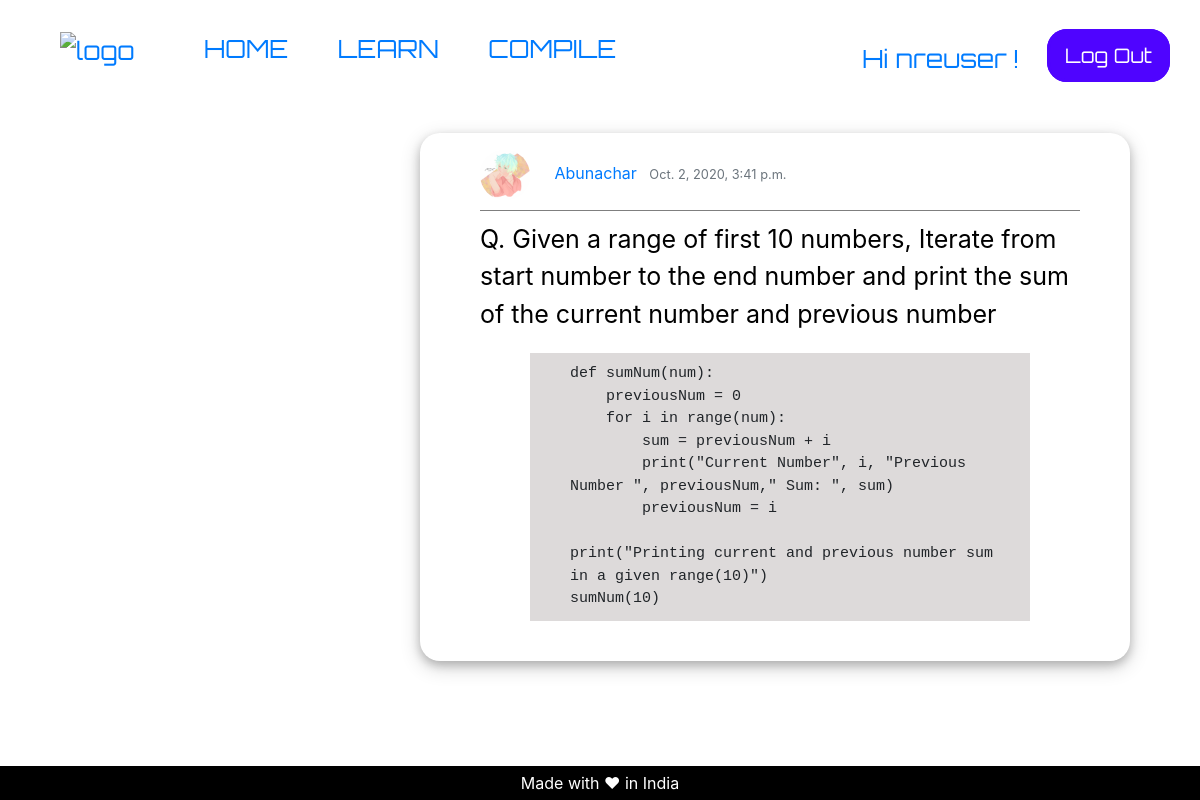
The app's page /beginner/5/ (signed in) with its own data.
### pages/models.py (models this page shows, shortened)
class BegPost(models.Model):
    title = models.CharField(max_length=200)
    author = models.ForeignKey(
        'auth.User',
        on_delete=models.CASCADE,
    )
    date_posted = models.DateTimeField(default=timezone.now)
    solution = models.TextField()

class Profile(models.Model):
    user = models.OneToOneField(User, on_delete=models.CASCADE)
    images = models.ImageField(
        default="default.png", upload_to='profile_pics')

### pages/views.py (the view)
class BeginnerDetailView(LoginRequiredMixin, DetailView):
    model = BegPost
    template_name = 'beg-post-Detail.html'

### templates/beg-post-Detail.html (shortened to what this page needs)
{% extends 'post-Base.html' %}
{% load static %}
{% block Post-content %}
<article class="media content-section shad">
  <div class="media-body">
    <div class="article-metadata under-line">
      <img src="{{ object.author.profile.images.url }}" alt="UserProfile" class="rounded-circle article-img">
      <a class="mr-2" href="#">{{ object.author }}</a>
      <small class="text-muted"> {{ object.date_posted }}</small>
    </div>
    <p class="art-underline article-title">Q. {{ object.title }}</p>
    <pre class="article-content">{{ object.solution }}</pre>
  </div>
</article>
{% endblock Post-content %}

### templates/base.html (shortened to what this page needs)
{% load static %}
<!DOCTYPE html>
<html>
<head>
	<link href="{% static 'css/base.css' %}" rel="stylesheet">
	<link rel="stylesheet" href="https://maxcdn.bootstrapcdn.com/bootstrap/4.0.0/css/bootstrap.min.css">
	{% block headcontent %}
	{% endblock headcontent %}
</head>
<body>
	<div clas="container">
		<div class="nav">
			<div class="nav-left">
				<a href="{% url 'home' %}"><img src="{% static 'images/newlogo.jpg' %}" alt="logo" style="width:70px; height:55px;"></a>
				<a href="{% url 'home' %}">HOME</a>
				<a href="{% url 'learn' %}">LEARN</a>
				<a href="{% url 'compile' %}">COMPILE</a>
			</div>
			<div class="nav-right">
				{% if user.is_authenticated %}
				<div class="userLogin">
					<a href="{% url 'profile' %}">
						Hi {{ user.username }} !
					</a>
				</div>
				<div class="signupBut">
					<a href="{% url 'logout' %}">Log Out</a>
				</div>
				{% endif %}
			</div>
		</div>
		{% block content %}
		{% endblock content %}
	</div>
	<div class="site-footer">
		<div> Made with ❤ in India</div>
	</div>
</body>
</html>

### static/css/base.css (style rules this page uses)
.nav { display: flex; justify-content: space-between; }
.nav a { text-decoration: none; font-size: 25px; padding: 15px 15px 0px 15px; font-family: "Orbitron", sans-serif; }
.nav-right, .nav-left { padding: 30px 30px 0px 30px; }
.nav-right { display: flex; padding-left: 50px; }
.nav-left img { width: 60px; height: 50px; padding-right: 20px; }
.nav-left a { padding-left: 30px; }
.userLogin { font-size: 20px; padding-right: 10px; margin: 10px 3px 5px 3px; font-family: "Orbitron", sans-serif; }
.site-footer { padding: 5px 0px 5px 0px; position: absolute; left: 0; bottom: 0; width: 100%; background-color: black; color: white; text-align: center; }
.signupBut { text-align: right; margin: auto; }
.signupBut a { font-size: 20px; font-family: "Orbitron", sans-serif; color: white; text-decoration: none; padding: 11px 15px 11px 15px; border: 3px solid rgb(79, 4, 255); border-radius: 20px; background: rgb(79, 4, 255); }

### static/css/advance.css (style rules this page uses)
.shad { padding: 17px 50px 20px 60px; box-shadow: 0 4px 10px 0 rgba(0, 0, 0, 0.2), 0 6px 20px 0 rgba(0, 0, 0, 0.19); margin: 40px; border-radius: 20px; }
.under-line { padding-bottom: 10px; border-bottom: 1px solid rgba(0, 0, 0, 0.5); }
.art-underline { padding-top: 10px; font-size: 25px; }
.article-img { width: 50px; height: 50px; margin-right: 20px; }
.article-title { text-decoration: none; color: black; }
.article-content { overflow-x: auto; white-space: pre-wrap; white-space: -moz-pre-wrap; white-space: -pre-wrap; white-space: -o-pre-wrap; word-wrap: break-word; background: rgba(171, 164, 164, 0.4); margin: 20px 50px 20px 50px; padding: 10px 10px 10px 40px; font-size: 15px; }

### records on screen
BegPost: author.profile.images (picture), author "Abunachar", date_posted "Oct. 2, 2020, 3:41 p.m.", title "Given a range of first 10 numbers, Iterate from start number to the end number and print the sum of the current number and previous number", solution "def sumNum(num): previousNum = 0 for i in range(num): sum = previousNum + i print(\"Current Number\", i, \"Previous Number \", previousNum,\" Sum: \", sum) previousNum = i print(\"Printing current and previous number sum in a given range(10)\") sumNum(10)"

### other values on screen
{{ user.username }} "nreuser"
